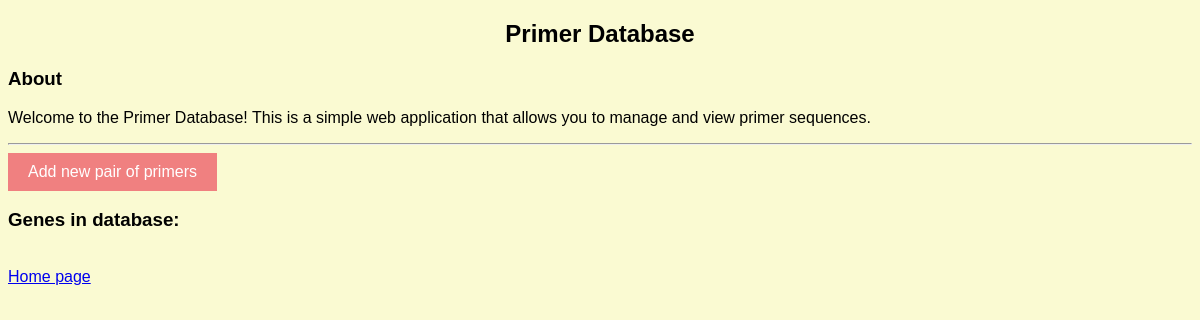
The app's page /index, older data.
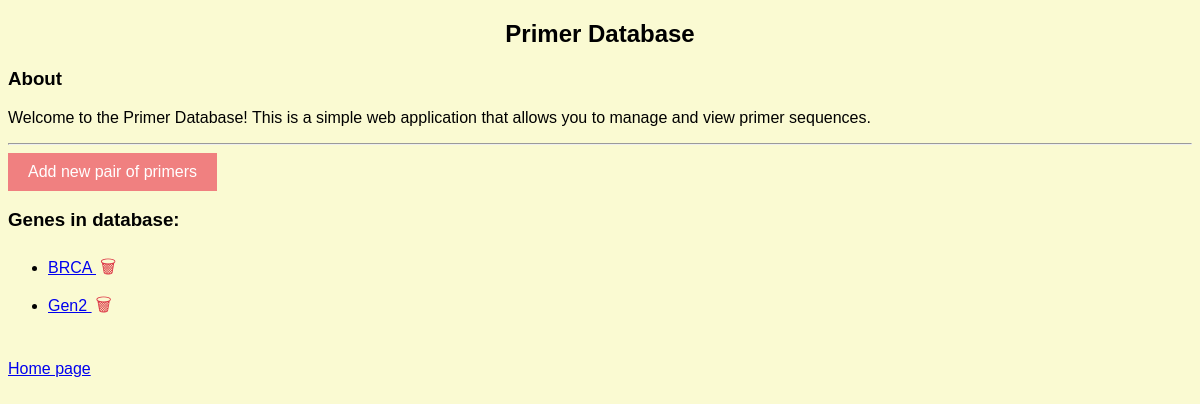
The same page, newer data.
### tables this page shows
CREATE TABLE genes (
            gene_id TEXT PRIMARY KEY,
            sequence TEXT NOT NULL
        );

### app/app.py (the view)
@app.route("/")
@app.route('/index')
def index():
    gene_ids = [gene.gene_id for gene in Gene.all(get_db())]
    return render_template("index.html", gene_ids=gene_ids)

### app/app.py (called while the page is built)
def get_db():
    if 'db' not in g:
        g.db = sqlite3.connect(os.path.join(os.path.dirname(__file__),
                                            "../data/primers_db.db"))
    return g.db

### app/models/models.py (called while the page is built)
    @property
    def gene_id(self):
        return self._gene_id

    @staticmethod
    def all(con: sqlite3.Connection):
        all_genes = [Gene(*row[:2])
                       for row in con.execute('SELECT * FROM genes;')]
        print(all_genes)
        for primers in all_genes:
            primers._saved = True
        return all_genes

### app/templates/index.html (shortened to what this page needs)
{% extends 'layout.html' %}
{% block info %}
    <h1>Primer Database</h1>
    <h3>About</h3>
    <p>Welcome to the Primer Database! This is a simple web application that allows you to manage and view primer sequences.</p>
    <hr>
{% endblock %}
{% block content %}
  <button class="btn-add" onclick="location.href='{{ url_for('add') }}'">Add new pair of primers</button>
  <h3>Genes in database:</h3>
  <ul>
    {% for gene_id in gene_ids %}
      <li>
        <a href="{{ url_for('pairs', gene_id=gene_id) }}">
          {{ gene_id }}
        </a>
        <form action="{{ url_for('delete_gene', gene_id=gene_id) }}" method="post"
        style="display: inline-block;"
        onsubmit="return confirm('Are you sure you want to delete {{ gene_id }} gene and all its primers?');">
        <button type="submit" class="btn-delete">&#128465</button>
        </form>
      </li>
    {% endfor %}
  </ul>
{% endblock %}

Row changes from the older to the newer data that the page shows:
added genes: gene_id "BRCA"
added genes: gene_id "Gen2"
